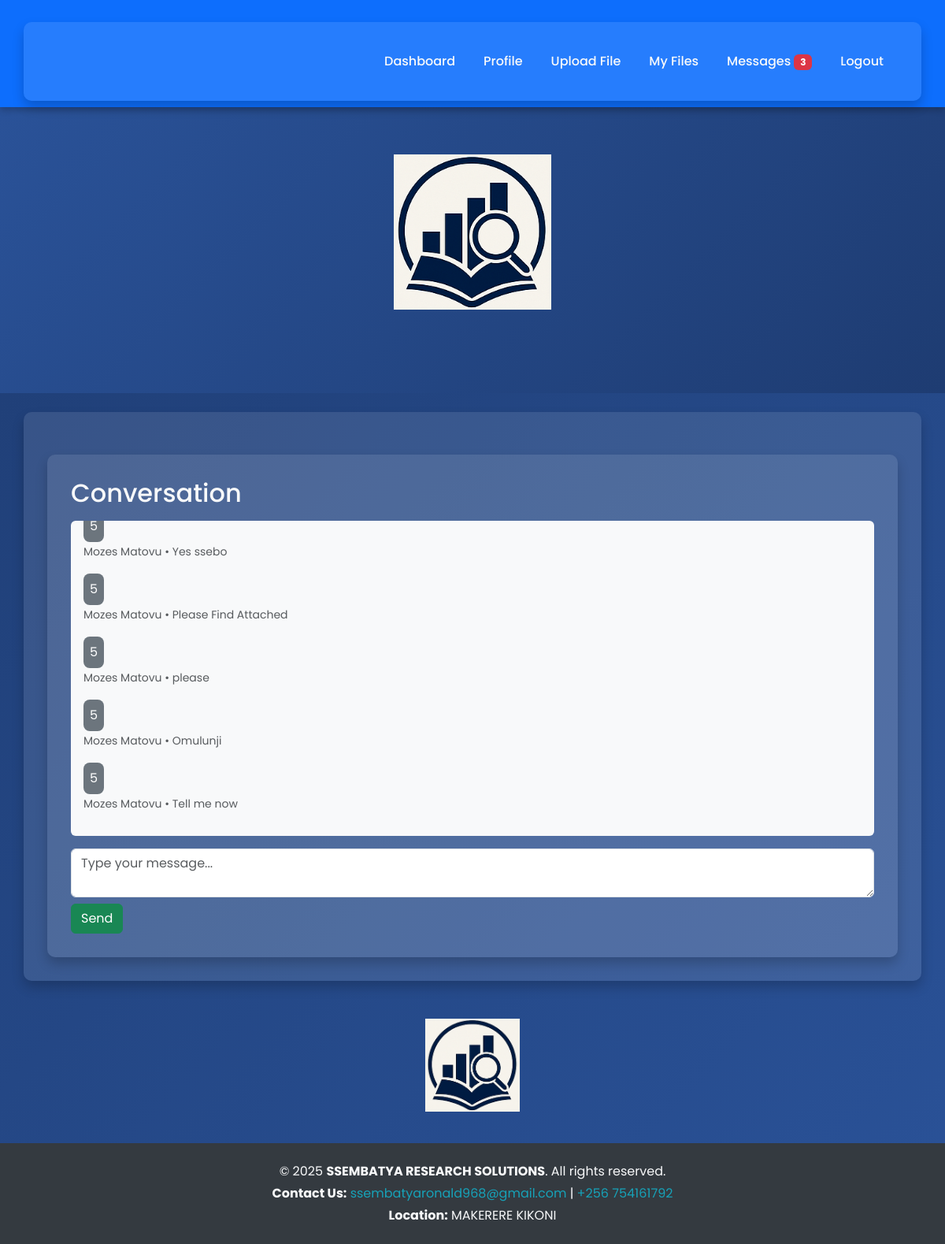
Page /messages (signed in) on the earlier database version.
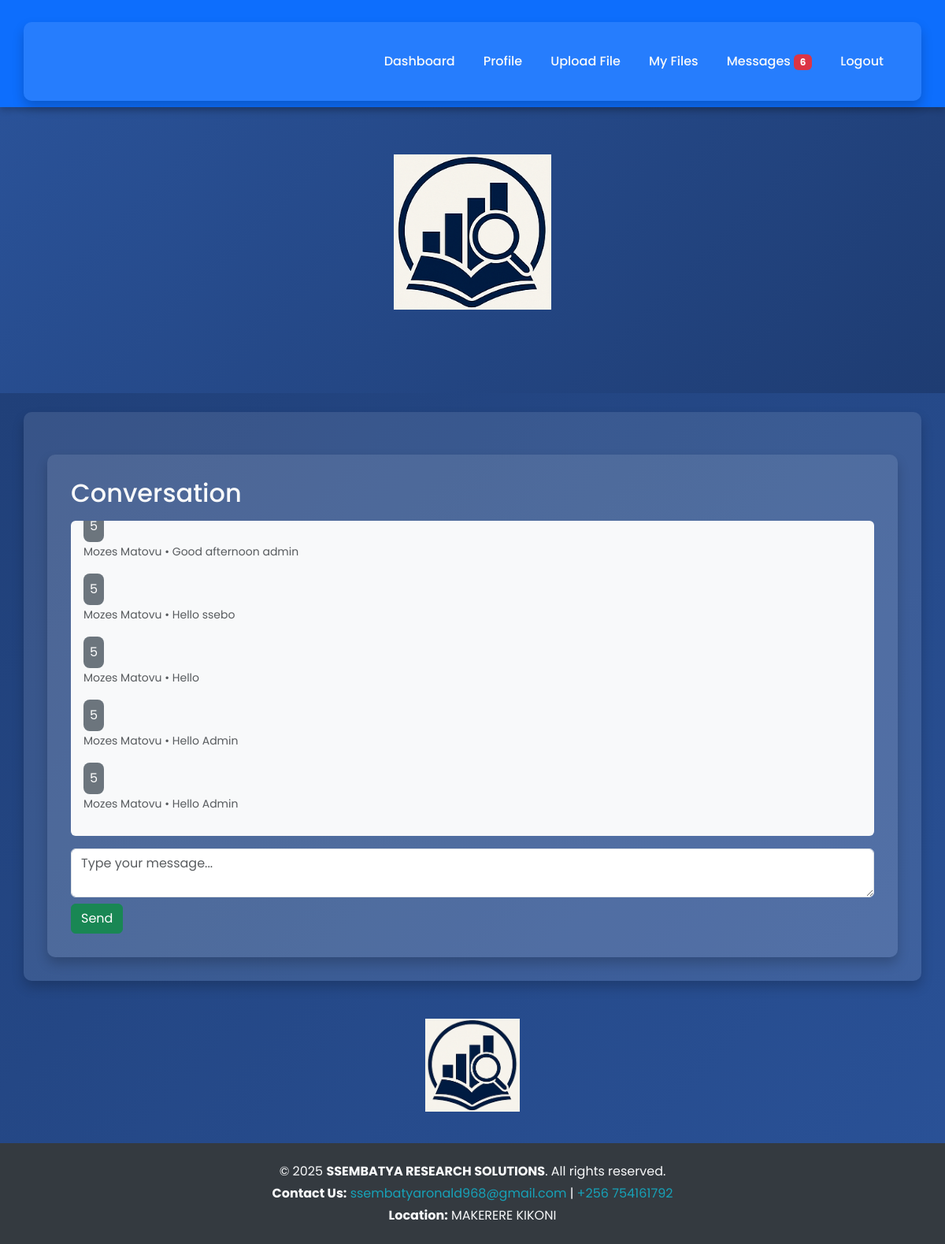
Same page on the later database version.
### tables this page shows
CREATE TABLE messages (
    id INTEGER PRIMARY KEY AUTOINCREMENT,
    sender_id INTEGER,
    recipient_id INTEGER,
    subject TEXT,
    message TEXT,
    timestamp TEXT,
    status TEXT DEFAULT 'unread'
);

CREATE TABLE "users" (
 id INTEGER PRIMARY KEY AUTOINCREMENT,
username TEXT UNIQUE,
password TEXT,
email TEXT,
phone_number TEXT,
is_admin INTEGER DEFAULT 0
);

### app.py (the view, shortened to what this page needs)
@app.route('/messages', methods=['GET', 'POST'])
@login_required
def messages():
    conn = sqlite3.connect('database.db')
    cursor = conn.cursor()
    cursor.execute("""
        SELECT messages.sender_id, messages.message, messages.timestamp, users.username
        FROM messages
        JOIN users ON messages.sender_id = users.id
        WHERE (sender_id = ? AND recipient_id = 1) OR (sender_id = 1 AND recipient_id = ?)
        ORDER BY messages.timestamp ASC
    """, (current_user.id, current_user.id))
    messages = cursor.fetchall()
    conn.close()
    return render_template('messages.html', messages=messages)

### app.py (called while the page is built)
@login_manager.user_loader
def load_user(user_id):
    conn = sqlite3.connect('database.db')
    cursor = conn.cursor()
    cursor.execute("SELECT id, username, is_admin FROM users WHERE id = ?", (user_id,))
    user = cursor.fetchone()
    conn.close()
    if user:
        return User(id=user[0], username=user[1], is_admin=user[2])
    return None

@app.context_processor
def inject_unread_message_count():
    if current_user.is_authenticated and not current_user.is_admin:
        conn = sqlite3.connect('database.db')
        cursor = conn.cursor()
        cursor.execute("""
            SELECT COUNT(*) FROM messages
            WHERE recipient_id = ? AND status = 'unread'
        """, (current_user.id,))
        count = cursor.fetchone()[0]
        conn.close()
        return dict(unread_count=count)
    return dict(unread_count=0)

### templates/messages.html (shortened to what this page needs)
{% extends "base.html" %}
{% block content %}
<div class="container mt-4">
    <h2 class="mb-3">Conversation</h2>
    <div class="bg-light p-3 rounded" id="chatBox" style="height: 400px; overflow-y: scroll;">
        {% for msg in messages %}
            {% if msg[2] == current_user.id %}
                <div class="text-end mb-3">
                    <div class="d-inline-block p-2 bg-primary text-white rounded-3">
                        {{ msg[0] }}
                    </div><br>
                    <small class="text-muted">{{ msg[3] }} • {{ msg[1] }}</small>
                </div>
            {% else %}
                <div class="text-start mb-3">
                    <div class="d-inline-block p-2 bg-secondary text-white rounded-3">
                        {{ msg[0] }}
                    </div><br>
                    <small class="text-muted">{{ msg[3] }} • {{ msg[1] }}</small>
                </div>
            {% endif %}
        {% endfor %}
    </div>
    <form method="POST" class="mt-3">
        <div class="mb-2">
            <textarea name="message" class="form-control" rows="2" placeholder="Type your message..." required></textarea>
        </div>
        <button type="submit" class="btn btn-success">Send</button>
    </form>
</div>
{% endblock %}

Differences in the rows shown:
no longer on this page (row unchanged): messages: sender "5", username "Mozes Matovu", message "Yes ssebo"
no longer on this page (row unchanged): messages: sender "5", username "Mozes Matovu", message "Please Find Attached"
no longer on this page (row unchanged): messages: sender "5", username "Mozes Matovu", message "please"
no longer on this page (row unchanged): messages: sender "5", username "Mozes Matovu", message "Omulunji"
no longer on this page (row unchanged): messages: sender "5", username "Mozes Matovu", message "Tell me now"
added messages: sender "5", username "Mozes Matovu", message "Good afternoon admin"
added messages: sender "5", username "Mozes Matovu", message "Hello ssebo"
added messages: sender "5", username "Mozes Matovu", message "Hello"
added messages: sender "5", username "Mozes Matovu", message "Hello Admin"
added messages: sender "5", username "Mozes Matovu", message "Hello Admin"
Other differences:
{{ unread_count }}: "3" → "6"
